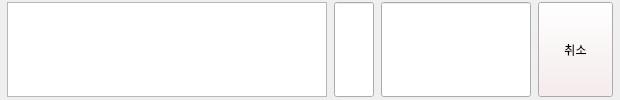
  <widget class="QWidget" name="w_9" native="true">
   <property name="geometry">
    <rect>
     <x>50</x>
     <y>790</y>
     <width>620</width>
     <height>100</height>
    </rect>
   </property>
   <property name="minimumSize">
    <size>
     <width>620</width>
     <height>100</height>
    </size>
   </property>
   <property name="maximumSize">
    <size>
     <width>620</width>
     <height>100</height>
    </size>
   </property>
   <layout class="QHBoxLayout" name="horizontalLayout_9">
    <property name="spacing">
     <number>0</number>
    </property>
    <property name="leftMargin">
     <number>0</number>
    </property>
    <property name="topMargin">
     <number>0</number>
    </property>
    <property name="rightMargin">
     <number>0</number>
    </property>
    <property name="bottomMargin">
     <number>0</number>
    </property>
    <item>
     <widget class="QTextEdit" name="name_9">
      <property name="minimumSize">
       <size>
        <width>320</width>
        <height>95</height>
       </size>
      </property>
      <property name="maximumSize">
       <size>
        <width>320</width>
        <height>95</height>
       </size>
      </property>
      <property name="styleSheet">
       <string notr="true">font: 75 22pt &quot;나눔스퀘어&quot;;</string>
      </property>
      <property name="html">
       <string>&lt;!DOCTYPE HTML PUBLIC &quot;-//W3C//DTD HTML 4.0//EN&quot; &quot;http://www.w3.org/TR/REC-html40/strict.dtd&quot;&gt;
&lt;html&gt;&lt;head&gt;&lt;meta name=&quot;qrichtext&quot; content=&quot;1&quot; /&gt;&lt;style type=&quot;text/css&quot;&gt;
p, li { white-space: pre-wrap; }
&lt;/style&gt;&lt;/head&gt;&lt;body style=&quot; font-family:'나눔스퀘어'; font-size:22pt; font-weight:72; font-style:normal;&quot;&gt;
&lt;p style=&quot;-qt-paragraph-type:empty; margin-top:0px; margin-bottom:0px; margin-left:0px; margin-right:0px; -qt-block-indent:0; text-indent:0px; font-family:'나눔스퀘어 Bold'; font-size:28pt;&quot;&gt;&lt;br /&gt;&lt;/p&gt;&lt;/body&gt;&lt;/html&gt;</string>
      </property>
     </widget>
    </item>
    <item>
     <widget class="QLineEdit" name="counts_9">
      <property name="minimumSize">
       <size>
        <width>40</width>
        <height>95</height>
       </size>
      </property>
      <property name="maximumSize">
       <size>
        <width>40</width>
        <height>95</height>
       </size>
      </property>
      <property name="layoutDirection">
       <enum>Qt::LeftToRight</enum>
      </property>
      <property name="styleSheet">
       <string notr="true">font: 75 22pt &quot;나눔스퀘어&quot;;</string>
      </property>
      <property name="alignment">
       <set>Qt::AlignRight|Qt::AlignTrailing|Qt::AlignVCenter</set>
      </property>
     </widget>
    </item>
    <item>
     <widget class="QLineEdit" name="price_9">
      <property name="minimumSize">
       <size>
        <width>150</width>
        <height>95</height>
       </size>
      </property>
      <property name="maximumSize">
       <size>
        <width>150</width>
        <height>95</height>
       </size>
      </property>
      <property name="tabletTracking">
       <bool>false</bool>
      </property>
      <property name="styleSheet">
       <string notr="true">font: 75 22pt &quot;나눔스퀘어&quot;;</string>
      </property>
     </widget>
    </item>
    <item>
     <widget class="QPushButton" name="cancel_9">
      <property name="minimumSize">
       <size>
        <width>75</width>
        <height>95</height>
       </size>
      </property>
      <property name="maximumSize">
       <size>
        <width>75</width>
        <height>95</height>
       </size>
      </property>
      <property name="styleSheet">
       <string notr="true">font: 75 25pt &quot;나눔스퀘어 Bold&quot;;
background-color: rgb(247, 235, 235);</string>
      </property>
      <property name="text">
       <string>취소</string>
      </property>
     </widget>
    </item>
   </layout>
  </widget>
